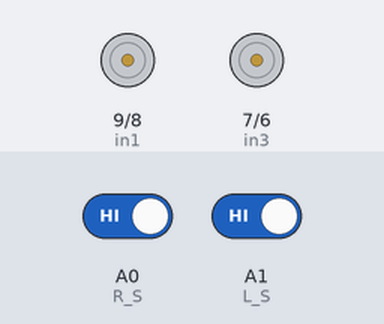
Recording of a sketch running on a simulated Arduino Uno, built with avr-gcc and run on an emulated ATmega328P. Parts: motor-driver pin pairs drawn as motors (green arrow = first pin HIGH = forward, orange = second pin HIGH = backward, longer = more drive, scaled by the enable pin). The test bench sets the inputs (shaded band); at power-on: A0 (R_S) HIGH, A1 (L_S) HIGH.

Above: at 2.2 s.
2.3 s: A0 (R_S) driven LOW
At 2.8 s:
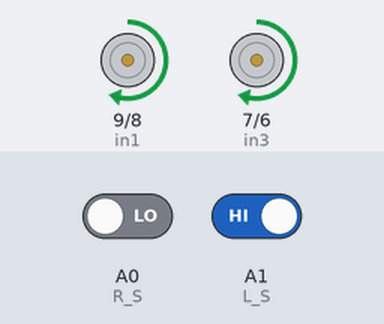
3.8 s: A1 (L_S) driven LOW
At 5.0 s:
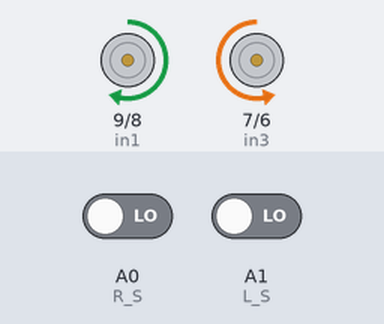
5.3 s: A0 (R_S) driven HIGH
At 6.3 s:
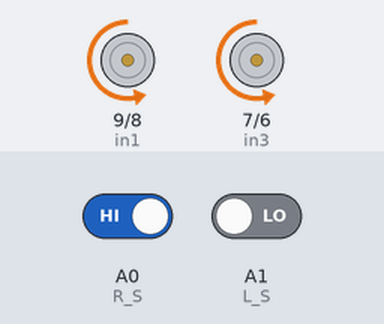
6.8 s: A1 (L_S) driven HIGH
At 7.4 s:
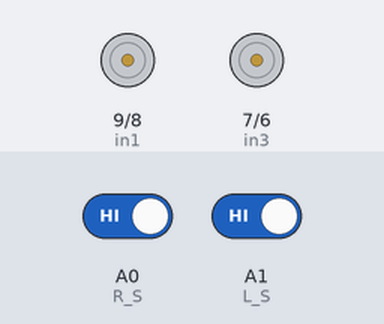
Timing chart, 0 to 9.3 s (numbered marks = the images above; inputs shaded):
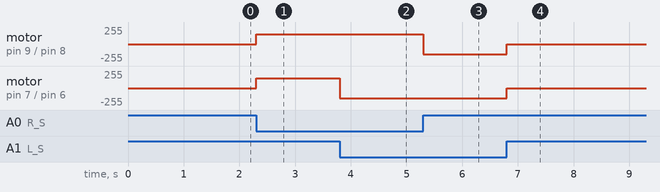

Measured:
- after the input at 2.3 s, motor on pin 9 (in1) / pin 8 (in2), motor on pin 7 (in3) / pin 6 (in4): stopped → forward 150/255 at once
- after the input at 3.8 s, motor on pin 7 (in3) / pin 6 (in4): forward 150/255 → backward 150/255 at once
- after the input at 5.3 s, motor on pin 9 (in1) / pin 8 (in2): forward 150/255 → backward 150/255 at once
- after the input at 6.8 s, motor on pin 9 (in1) / pin 8 (in2), motor on pin 7 (in3) / pin 6 (in4): backward 150/255 → stopped at once

The sketch:

Line_Following_Robot.ino
```cpp
#define enA 10
#define in1 9
#define in2 8
#define in3 7
#define in4 6
#define enB 5

#define R_S A0
#define L_S A1

void setup() { // put your setup code here, to run once

  pinMode(R_S, INPUT);
  pinMode(L_S, INPUT);

  pinMode(enA, OUTPUT);
  pinMode(in1, OUTPUT);
  pinMode(in2, OUTPUT);
  pinMode(in3, OUTPUT);
  pinMode(in4, OUTPUT);
  pinMode(enB, OUTPUT);

  analogWrite(enA, 150);
  analogWrite(enB, 150);
  delay(1000);
}
void loop() {
  if ((digitalRead(R_S) == 0) && (digitalRead(L_S) == 0)) {
    forword();  //if Right Sensor and Left Sensor are at White color then it will call forword function
  }

  if ((digitalRead(R_S) == 1) && (digitalRead(L_S) == 0)) {
    turnRight();  //if Right Sensor is Black and Left Sensor is White then it will call turn Right function
  }

  if ((digitalRead(R_S) == 0) && (digitalRead(L_S) == 1)) {
    turnLeft();  //if Right Sensor is White and Left Sensor is Black then it will call turn Left function
  }

  if ((digitalRead(R_S) == 1) && (digitalRead(L_S) == 1)) {
    Stop();  //if Right Sensor and Left Sensor are at Black color then it will call Stop function
  }
}

void forword() {
  digitalWrite(in1, HIGH);
  digitalWrite(in2, LOW);
  digitalWrite(in3, LOW);
  digitalWrite(in4, HIGH);
}

void turnRight() {
  digitalWrite(in1, LOW);
  digitalWrite(in2, HIGH);
  digitalWrite(in3, LOW);
  digitalWrite(in4, HIGH);
}

void turnLeft() {
  digitalWrite(in1, HIGH);
  digitalWrite(in2, LOW);
  digitalWrite(in3, HIGH);
  digitalWrite(in4, LOW);
}

void Stop() {
  digitalWrite(in1, LOW);
  digitalWrite(in2, LOW);
  digitalWrite(in3, LOW);
  digitalWrite(in4, LOW);
}
```
